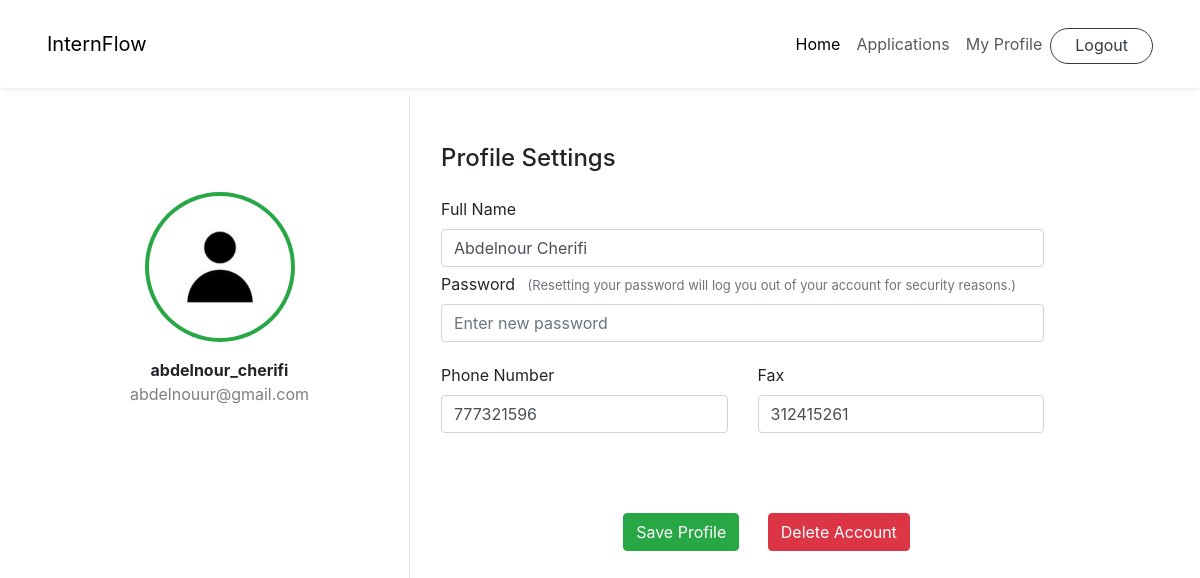
The page /SupervisorProfile/ (signed in) on the database its author committed.
### accounts/models.py (models this page shows, shortened)
class User(AbstractUser):
    pass
    def __str__(self):
        return str(self.username)

class Supervisor(models.Model):
    username = models.OneToOneField(User,null=True,blank=True, on_delete=models.CASCADE,related_name='supervisor')
    fullname = models.CharField(max_length=100,null=True)
    email= models.EmailField(null=True,blank=True)
    Tel = models.IntegerField(null=True)
    Fax = models.IntegerField(null=True)
    password = models.CharField(max_length=100,null=True)

### accounts/decorators.py (the view)
        def wrapper_func(request, *args,**kwargs):
            group = None
            if request.user.groups.exists():
                group = request.user.groups.all()[0].name
            if group in allowed_roles:
                return view_func(request, *args,**kwargs)
            else:
                return HttpResponse('You are not authorized to view this page')

### accounts/forms.py
class SupervisorEditProfile(ModelForm):
    password = forms.CharField(widget=forms.PasswordInput(attrs={'class': 'form-control', 'placeholder': 'Enter new password'}), required=False)
    class Meta:
        model = Supervisor
        fields = '__all__'
        widgets = {
        'username': forms.TextInput(attrs={'class': 'form-control','placeholder': 'Type you correct full name..'}),
        'fullname': forms.TextInput(attrs={'class': 'form-control','placeholder': 'Type you correct full name..'}),
        'Tel': forms.TextInput(attrs={'class': 'form-control','placeholder': 'Student Card Number..'}),
        'Fax': forms.TextInput(attrs={'class': 'form-control','placeholder': 'Social Security Number..'}),}

### templates/SupervisorProfile.html (shortened to what this page needs)
{% extends './SupervisorNavBar.html' %}
{% load static %}
{% block content %}
<div class="container rounded bg-white">
    <div class="row mt-2">
        <div class="col-md-4 border-right" id="profilePic">
            <div class=" d-flex flex-column align-items-center text-center p-3 py-5"><img class="rounded-circle mt-5 p-1 bg-success" width="150px" src="{% static 'imgs/unknown-user-picture.jpg' %}"><span class="font-weight-bold mt-3">{{request.user}}</span><span class="text-black-50">{{request.user.email}}</span></div>
        </div>
            <div class="col-md-7 ">
                <div class="p-3 py-5">
                    <div class="d-flex justify-content-between align-items-center mb-3">
                        <h4 class="text-right">Profile Settings</h4>
                    </div>
        <form method="POST" action="{% url 'SupervisorProfile' %}">
                    <div class="row mt-3">
                        <div class="col-md-12"><label class="labels">Full Name</label><br>{{form.fullname}}</div>
                        <div class="col-md-12"><label class="labels">Password <span class="text-muted fw-normal ms-2" style="font-size: small;">(Resetting your password will log you out of your account for security reasons.)</span></label><br>{{form.password}}</div>
                    </div>
                    <div class="row mt-3">
                        <div class="col-md-6"><label class="labels">Phone Number</label><br>{{form.Tel}}</div>
                        <div class="col-md-6"><label class="labels">Fax</label><br>{{form.Fax}}</div>
                    </div>
                    <div class="ms-5 mb-5 text-center">
                        <button type="submit" class="btn btn-success profile-button">Save Profile</button>
                        <a class="ms-4 btn btn-danger profile-button" data-toggle="modal" data-target="#DeleteAlert" type="button">Delete Account</a>
            </div>
        </form>
    </div>
</div>
</div>
</div>
{% endblock %}

### templates/SupervisorProfile.html (style rules this page uses)
.container { height: 300px; }
.row { height: 150px; }

### rows shown on the page
User: user "abdelnour_cherifi", user.email "abdelnouur@gmail.com"
Supervisor: fullname "Abdelnour Cherifi", Tel "777321596", Fax "312415261"
